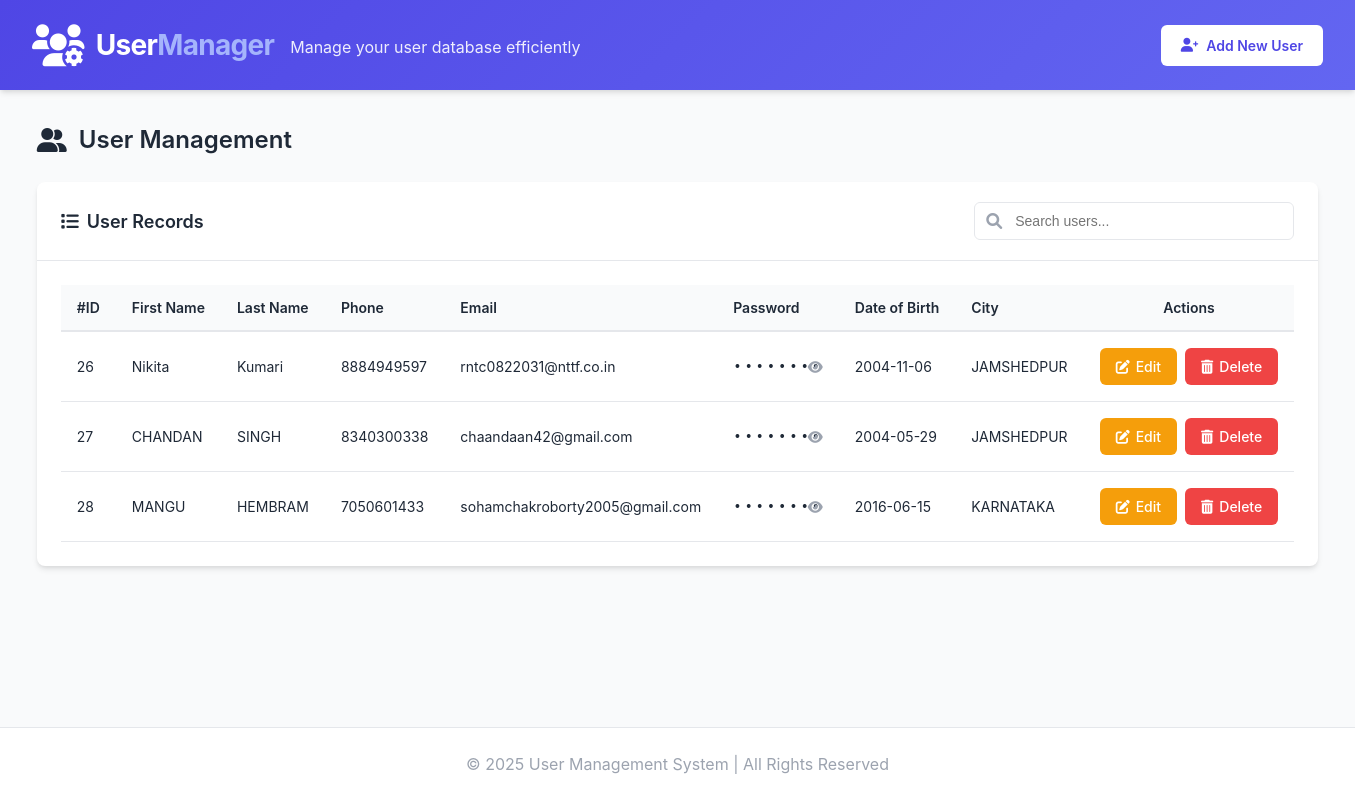
The page /php/users.php on the database as committed earlier.
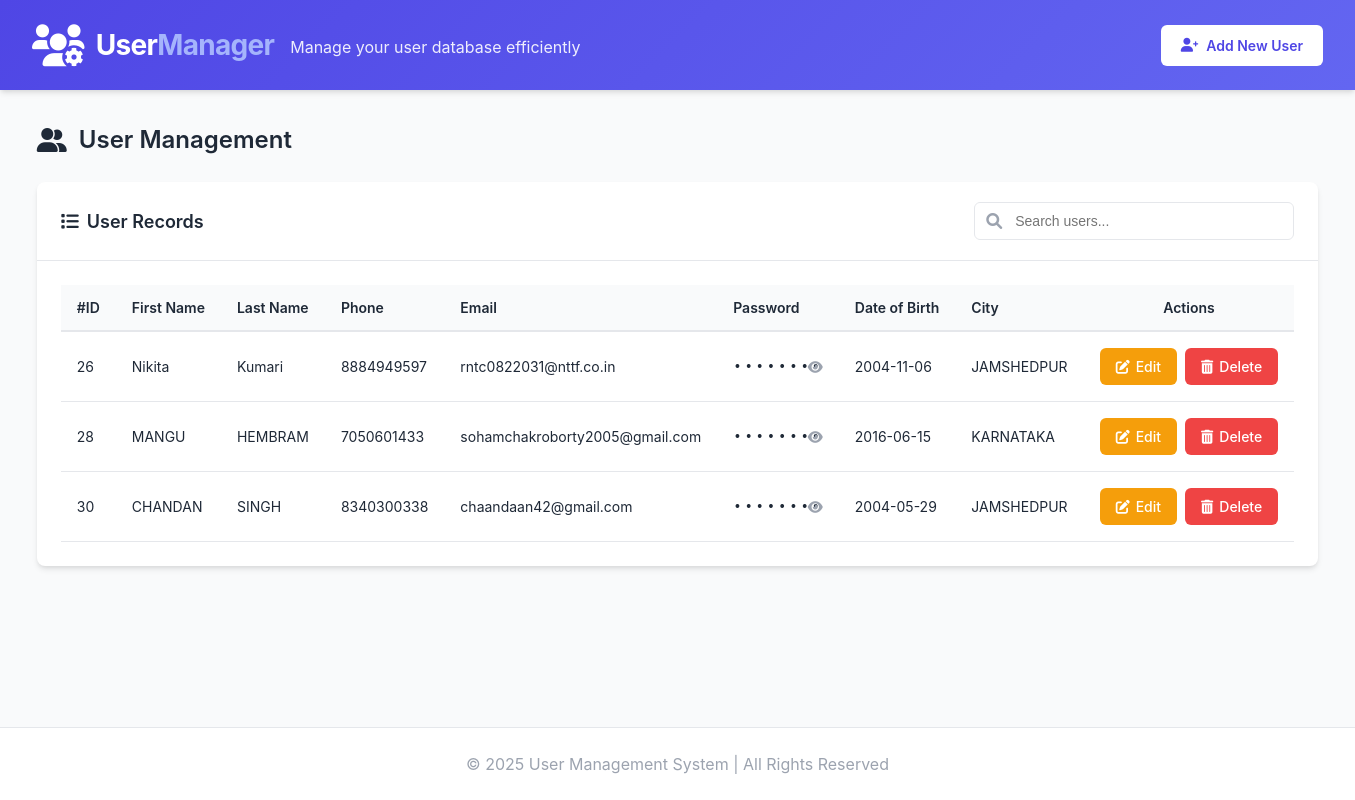
The same page on the database as committed later.
### tables this page shows
CREATE TABLE `user` (
  `ID` int(12) NOT NULL,
  `FirstName` varchar(30) NOT NULL,
  `LastName` varchar(30) NOT NULL,
  `Phone` bigint(10) NOT NULL,
  `Mail` varchar(30) NOT NULL,
  `Password` varchar(16) NOT NULL,
  `DOB` date NOT NULL,
  `City` varchar(20) NOT NULL
);

### php/users.php (the view, shortened to what the changed rows need)
<!DOCTYPE html>
<html lang="en">
<head>
    <link rel="stylesheet" href="https://cdnjs.cloudflare.com/ajax/libs/font-awesome/6.0.0-beta3/css/all.min.css">
</head>
<body>
    <div class="dashboard">
        <main class="main-content">
            <h1 class="page-title">
                <i class="fas fa-user-friends"></i>
                User Management
            </h1>
            <div class="card">
                <div class="card-header">
                    <h2 class="card-title">
                        <i class="fas fa-list"></i>
                        User Records
                    </h2>
                </div>
                <div class="card-body">
                    <div class="table-container">
                        <?php
                        include 'signup.php';
                        $query = "SELECT * FROM user";
                        $run = mysqli_query($con, $query);
                        $count = mysqli_num_rows($run);
                        if ($count > 0) {
                        ?>
                            <table id="usersTable">
                                <thead>
                                    <tr>
                                        <th>#ID</th>
                                        <th>First Name</th>
                                        <th>Last Name</th>
                                        <th>Phone</th>
                                        <th>Email</th>
                                        <th>Password</th>
                                        <th>Date of Birth</th>
                                        <th>City</th>
                                        <th class="text-center">Actions</th>
                                    </tr>
                                </thead>
                                <tbody>
                                    <?php while ($call = mysqli_fetch_assoc($run)) { ?>
                                        <tr>
                                            <td><?= htmlspecialchars($call['ID']); ?></td>
                                            <td><?= htmlspecialchars($call['FirstName']); ?></td>
                                            <td><?= htmlspecialchars($call['LastName']); ?></td>
                                            <td><?= htmlspecialchars($call['Phone']); ?></td>
                                            <td><?= htmlspecialchars($call['Mail']); ?></td>
                                            <td class="password-cell">
                                                <span class="password-hidden" data-password="<?= htmlspecialchars($call['Password']); ?>">
                                                    ••••••••
                                                </span>
                                                <button class="toggle-password">
                                                    <i class="fas fa-eye"></i>
                                                </button>
                                            </td>
                                            <td><?= htmlspecialchars($call['DOB']); ?></td>
                                            <td><?= htmlspecialchars($call['City']); ?></td>
                                            <td class="text-center">
                                                <div class="action-cell">
                                                    <a href="user_update.php?id=<?= $call['ID']; ?>" class="btn btn-edit">
                                                        <i class="fas fa-edit"></i>
                                                        <span class="hide-mobile">Edit</span>
                                                    </a>
                                                    <a href="user_delete.php?id=<?= $call['ID']; ?>"
                                                       onclick="return confirm('Are you sure you want to delete this user? This action cannot be undone.');"
                                                       class="btn btn-delete">
                                                        <i class="fas fa-trash-alt"></i>
                                                        <span class="hide-mobile">Delete</span>
                                                    </a>
                                                </div>
                                            </td>
                                        </tr>
                                    <?php } ?>
                                </tbody>
                            </table>
                        <?php
                        }
                        ?>
                    </div>
                </div>
            </div>
        </main>
    </div>
</body>
</html>

Rows that differ between the two databases and show on the page:
removed user: ID "27", FirstName "CHANDAN", LastName "SINGH", Phone "8340300338", Mail "chaandaan42@gmail.com", DOB "2004-05-29", City "JAMSHEDPUR"
added user: ID "30", FirstName "CHANDAN", LastName "SINGH", Phone "8340300338", Mail "chaandaan42@gmail.com", DOB "2004-05-29", City "JAMSHEDPUR"
